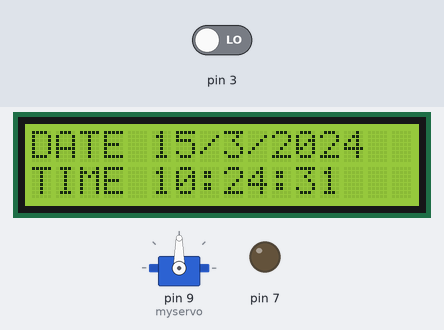
A sketch run on a simulated Arduino Uno, built with avr-gcc and run on an emulated ATmega328P. On the bench: 16×2 character LCD, servo, output pins drawn as LEDs (lit = HIGH). Dashed ring = blinking. The inputs (shaded band) are chosen by the test bench; at power-on: pin 3 LOW. The local clock reads 2024-03-15 10:24:30 at power-on unless the sketch sets it; what the sketch prints to the serial monitor is not drawn.

Above: at 1.2 s.
1.3 s: pin 3 driven HIGH
At 1.7 s:
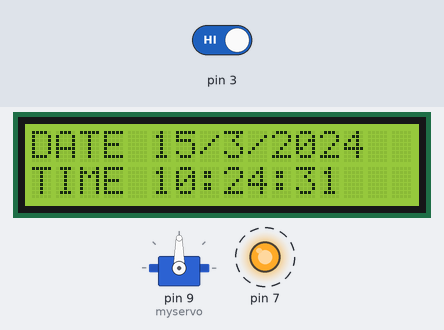
4.3 s: pin 3 driven LOW
At 5.4 s:
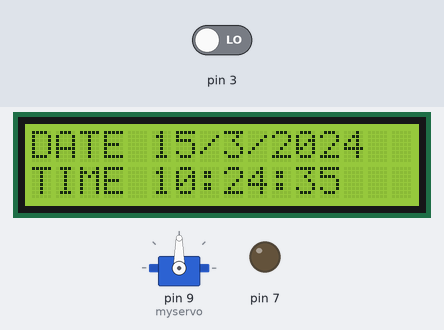
Timing chart, 0 to 7.3 s (numbered marks = the images above; inputs shaded):
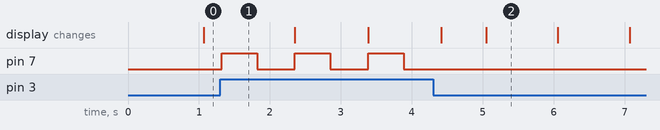

The sketch:

MainCode.ino
```cpp
#include <Wire.h>
#include <LiquidCrystal_I2C.h>
#include "RTClib.h"
#include <Servo.h>

Servo myservo;
// int pos = 0;

RTC_DS1307 rtc;
LiquidCrystal_I2C lcd(0x27, 16, 2);
char daysOfTheWeek[7][12] = {"Sun", "Mon", "Tue", "Wed", "Thu", "Fri", "Sat"};


void setup ()
{
    Serial.begin(9600);

    //LCD
    lcd.init ();  // initialize the lcd
    lcd.backlight();//To Power ON the back light

    //Servo
    myservo.attach(9);


    if (! rtc.begin())
    {
        lcd.print("Couldn't find RTC");
        while (1);
    }
    if (! rtc.isrunning())
    {
        lcd.print("RTC is NOT running!");
    }
    //rtc.adjust(DateTime(F(__DATE__), F(__TIME__)));//auto update from computer time
    //rtc.adjust(DateTime(2014, 1, 21, 3, 0, 0));// to set the time manually

    //IRSEnsor
    pinMode(7,OUTPUT);
    pinMode(3,INPUT);

}

void servo()
{
    int t;
    t=1;
    while(t--)
    {
        for (int pos = 180; pos >= 120; pos -= 1)   // goes from 0 degrees to 180 degrees int pos = 120; pos <= 180; pos += 1
        {
            // in steps of 1 degree
            myservo.write(pos);              // tell servo to go to position in variable 'pos'
            delay(20);                      // waits 15ms for the servo to reach the position
        }
        delay(3000);
        for (int pos = 120; pos <= 180; pos += 1)   // goes from 180 degrees to 0 degrees
        {
            myservo.write(pos);              // tell servo to go to position in variable 'pos'
            delay(20);                      // waits 15ms for the servo to reach the position
        }
        break;
    }
}


void loop ()
{
    //clock start
    DateTime now = rtc.now();
    lcd.setCursor(0, 1);
    lcd.print("TIME");
    lcd.print(" ");
    lcd.print(now.hour());
    lcd.print(':');
    lcd.print(now.minute());
    lcd.print(':');
    lcd.print(now.second());
    lcd.print("  ");
    lcd.setCursor(0, 0);
    lcd.print("DATE");
    lcd.print(" ");
    //lcd.print(daysOfTheWeek[now.dayOfTheWeek()]);
    //lcd.print(" ");
    lcd.print(now.day());
    lcd.print('/');
    lcd.print(now.month());
    lcd.print('/');
    lcd.print(now.year());
    lcd.print("  ");
    //clock end

    //IR Sensor start
    if (digitalRead(3)== HIGH)
    {
        digitalWrite(7,HIGH); //set low after all work done

        Serial.println("Food Alert!");

        delay(500);

        digitalWrite(7,LOW);

        delay(500);

    }
    else
    {
        digitalWrite(7,LOW);//set HIGH after all work done
        delay(10);
    }
    //IR Sensor end
    //servo start
    if(now.hour() == 1){
      if(now.minute() == 59 ){
        if(now.second()== 0 || now.second()==15 || now.second()==30 || now.second()==45 || now.second()==60 ){
          servo();
        }
      }
    }
    //servo end
    // servo();
}
```

Measured:
- after the input at 1.3 s, pin 7: alternates HIGH for 0.50 s and LOW for 0.53 s, starting at once
- after the input at 4.3 s, pin 7: stops changing and stays LOW
- what the display in image 2 shows lasts 1.1 s, from 5.0 s to 6.1 s
